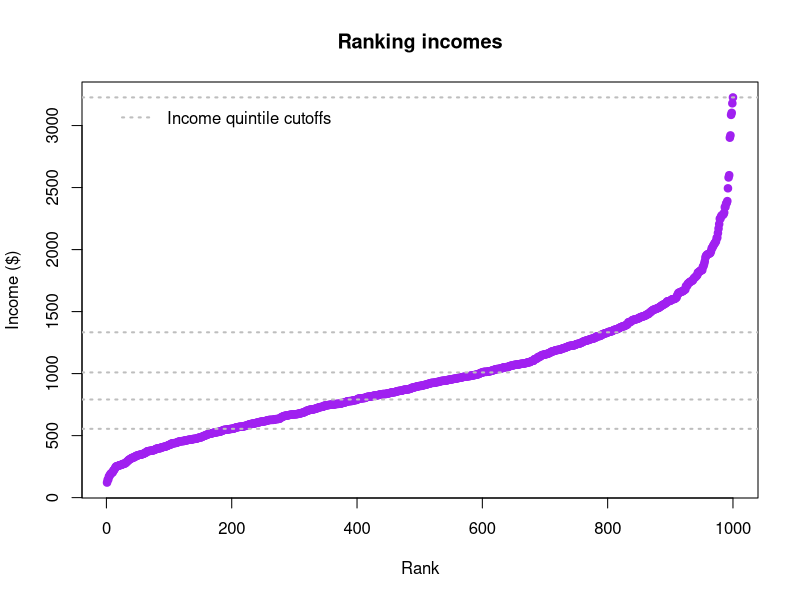
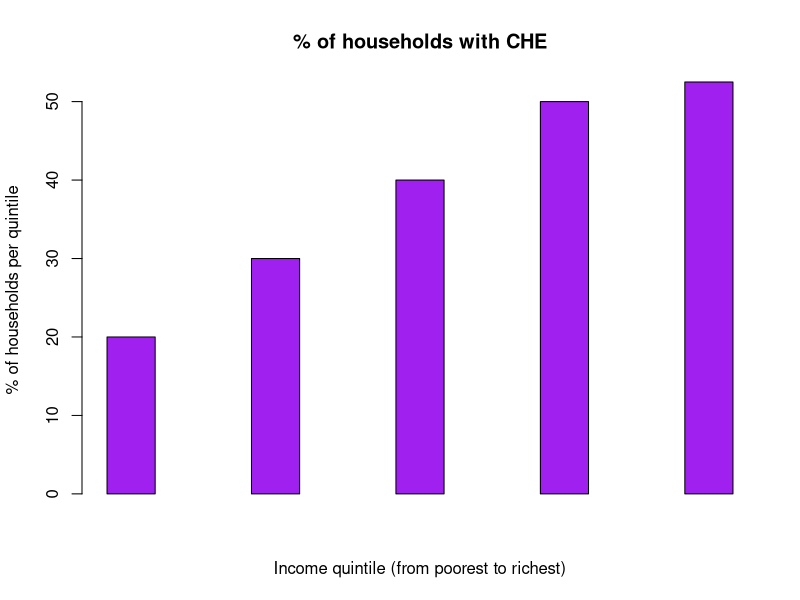
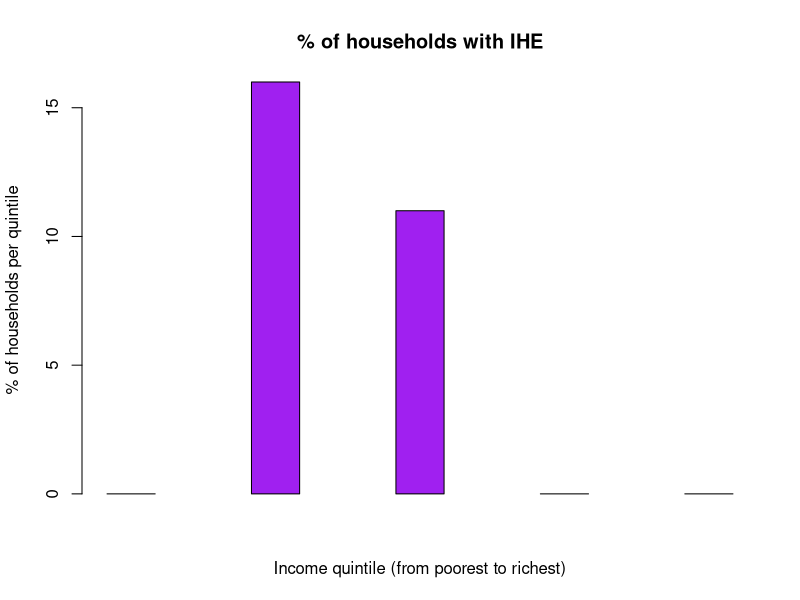
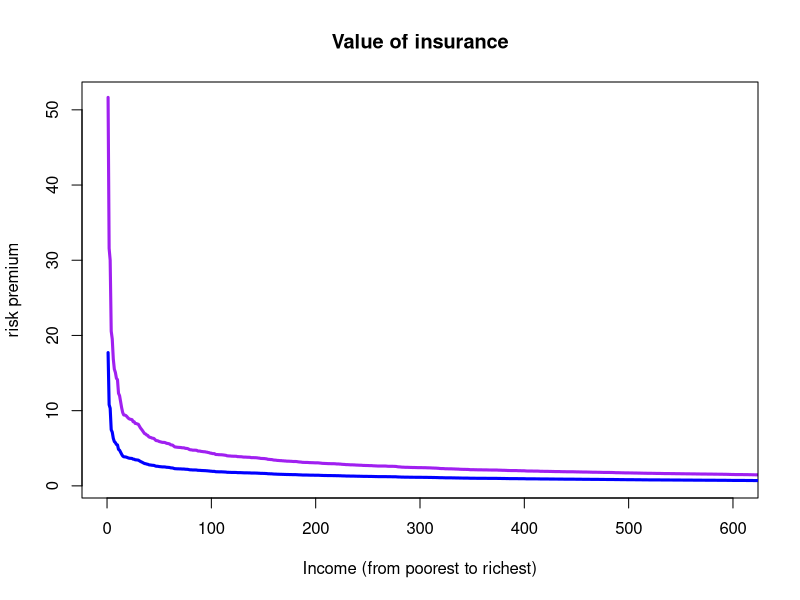

The R source for these figures, in order:
#GHP201 - Session: Modeling financial risk protection in health - Part II
#April 2, 2026
#Instructor: Stéphane Verguet

set.seed(123)
######
#1 Simulating a distribution of income - giving one example
######

n <- 1000	         #assign a number of households in the population
y <- NULL 		 #assign a vector of incomes

mu <- 1000
sd <- 500

y <- rgamma(n,(mu^(2))/(sd^(2)),1/(sd^(2)/mu))	#assign a gamma distribution of income

qt <- quantile(y, probs=seq(0.20,1, by=0.20), na.rm=TRUE) 
#extract the income cutoffs for each quintile

incomes_1 <- y[y<qt[1]]
incomes_2 <- y[y>=qt[1] & y<qt[2]]
incomes_3 <- y[y>=qt[2] & y<qt[3]]
incomes_4 <- y[y>=qt[3] & y<qt[4]]
incomes_5 <- y[y>=qt[4]]
#extract income values for each quintile

plot(sort(y),main="Ranking incomes",xlab='Rank',ylab='Income ($)',pch=19,col='purple')	
#plot ranks incomes
abline(h=qt,lty=3,col='grey',lwd=2)
legend(1,max(y),
legend=c("Income quintile cutoffs"),lty=3,lwd=2,col=c("grey"),bty="n",cex=1.0)


######
#2 Computing illness-related expenditures
######

#2.1 Annual OOP direct medical expenditures tied to treatment of disease D

#Assigning OOP estimates for each household among the n households
#for example, assume oop expenditures that increase linearly 
#with income level between two extremes of 100 and 200

oopmin <- 100
oopmax <- 200

oop <- seq(oopmin,oopmax,length.out=n) 

#2.2 Consider health services utilization and compute those seeking care
#Only a certain number of individuals seek care for treatment

ut <- c(0.20,0.30,0.40,0.50,0.70)	
#health services utilization gradient: 
#only a certain fraction of individuals seeks care 
#(this is generally given from household survey data, e.g. DHS)

seekers_1 <- sample(incomes_1,length(incomes_1)*ut[1])
seekers_2 <- sample(incomes_2,length(incomes_2)*ut[2])
seekers_3 <- sample(incomes_3,length(incomes_3)*ut[3])
seekers_4 <- sample(incomes_4,length(incomes_4)*ut[4])
seekers_5 <- sample(incomes_5,length(incomes_5)*ut[5])
#extract those individuals who will seek care and their incomes 

oop_1 <- sample(oop[1:200],length(incomes_1)*ut[1])
oop_2 <- sample(oop[201:400],length(incomes_2)*ut[2])
oop_3 <- sample(oop[401:600],length(incomes_3)*ut[3])
oop_4 <- sample(oop[601:800],length(incomes_4)*ut[4])
oop_5 <- sample(oop[801:1000],length(incomes_5)*ut[5])
#extract those individuals who will seek care and their OOP costs 

######
#3. Simulating illness-related impoverishment
######

#3.1 Estimating catastrophic health expenditures

threshold <- 0.10		#set catastrophic threshold of income

#OOP costs only for CHE incidence

cat_1 <- sum(oop_1>threshold*seekers_1)
cat_2 <- sum(oop_2>threshold*seekers_2)
cat_3 <- sum(oop_3>threshold*seekers_3)
cat_4 <- sum(oop_4>threshold*seekers_4)
cat_5 <- sum(oop_5>threshold*seekers_5)
#compute number of CHE cases per quintile

i_cat_1 <- 100*cat_1/length(incomes_1)
i_cat_2 <- 100*cat_2/length(incomes_2)
i_cat_3 <- 100*cat_3/length(incomes_3)
i_cat_4 <- 100*cat_4/length(incomes_4)
i_cat_5 <- 100*cat_5/length(incomes_5)

cat_oop <- c(i_cat_1,i_cat_2,i_cat_3,i_cat_4,i_cat_5)

barplot(cat_oop,space=2,main="% of households with CHE",
        xlab='Income quintile (from poorest to richest)',
        ylab='% of households per quintile',col='purple')

#3.2 Estimating impoverishing health expenditures

pov <- 1.90*365			#set poverty threshold (e.g. $1.90 per day)

#OOP costs only for IHE incidence

pov_1 <- sum(seekers_1>pov&(seekers_1-oop_1<pov))
pov_2 <- sum(seekers_2>pov&(seekers_2-oop_2<pov))
pov_3 <- sum(seekers_3>pov&(seekers_3-oop_3<pov))
pov_4 <- sum(seekers_4>pov&(seekers_4-oop_4<pov))
pov_5 <- sum(seekers_5>pov&(seekers_5-oop_5<pov))
#compute IHE cases per quintile

i_pov_1 <- 100*pov_1/length(incomes_1)
i_pov_2 <- 100*pov_2/length(incomes_2)
i_pov_3 <- 100*pov_3/length(incomes_3)
i_pov_4 <- 100*pov_4/length(incomes_4)
i_pov_5 <- 100*pov_5/length(incomes_5)

pov_oop <- c(i_pov_1,i_pov_2,i_pov_3,i_pov_4,i_pov_5)

barplot(pov_oop,space=2,main="% of households with IHE",
        xlab='Income quintile (from poorest to richest)',
        ylab='% of households per quintile',col='purple')

######
#4. Value of insurance
######

#utility function

u <- function(x,rra)
{
1/(1-rra)*x^(1-rra)
}
#constant relative risk aversion (CRRA) utility function
#x is income
#rra is coefficient of relative risk aversion

u_inv <- function(x,rra)
{
((1-rra)*x)^(1/(1-rra))
}
#inverse of CRRA utility function

#expected value of income 
yp <- function(x,p,cost)
{
p*(x-cost)+(1-p)*x	
}
#p is probability of "event"
#cost is cost of "event"

#expected value of utility 
up <- function(x,p,cost,rra)
{
p*u(x-cost,rra)+(1-p)*u(x,rra)
}

#insurance value
ins <- function(x,p,cost,rra)
{
yp(x,p,cost)-u_inv(up(x,p,cost,rra),rra)
}

#general inputs
p1 <- 0.10 		#disease incidence
cost1 <- 100		#OOP direct medical costs
rra1 <- 3               #risk aversion

ins1 <- ins(sort(y),p1,cost1,rra1)
ins2 <- ins(sort(y),p1,cost1,rra1/2)

plot(ins1,main="Value of insurance",xlab='Income (from poorest to richest)',
     ylab='risk premium',col='purple',type='l',xlim=c(0,600),lwd=3)
points(ins2,col='blue',type='l',lwd=3)

######
#5. Borrowing and debt
######

#borrow amount of money l (=cost for health care) at interest rate r over n=years 
#annual payment of loan
a <- function(l,r,years)
{
l*r/(1-(1+r)^(-years))
}
#l is cost
#r is interest rate
#years is number of years for loan repayment

#debt (net present value; each annual cash flow is discounted back to its present value)
debt <- function(a,q,years)
{
sum(a/(1+q)^(1:years))	
}
#q is discount rate

#example with general inputs
l1 <- 200 #cost of $200
years1 <- 10 #repayment over 10 years
q1 <- 0.03 #discount rate of 3% per year
r1 <- 0.20 #interest rate of 20% per year

a(l1,r1,years1) #annual payment
debt(a(l1,r1,years1),q1,years1) #total debt 
